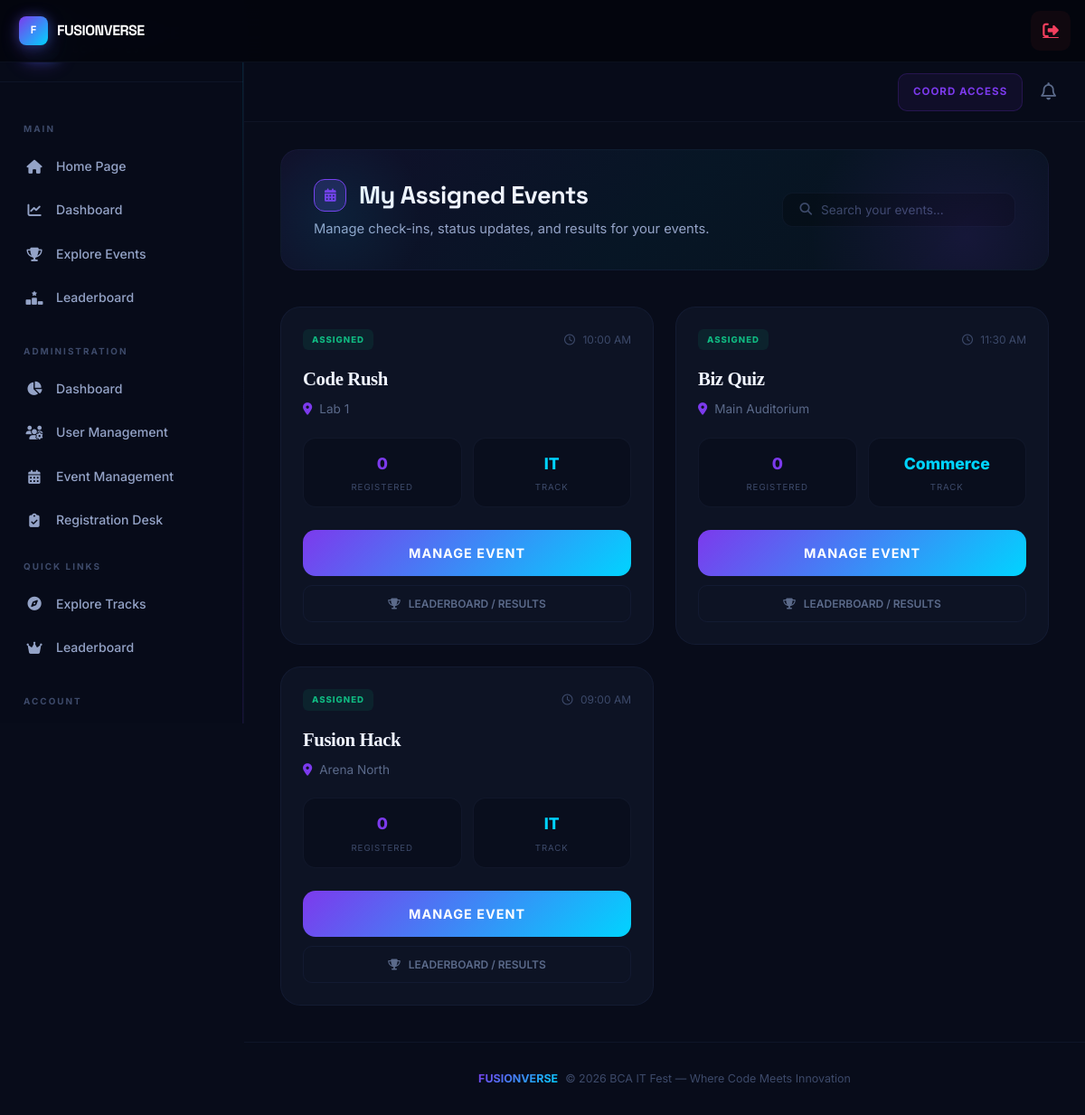
Page /coordinator.php (signed in) on the earlier database version.
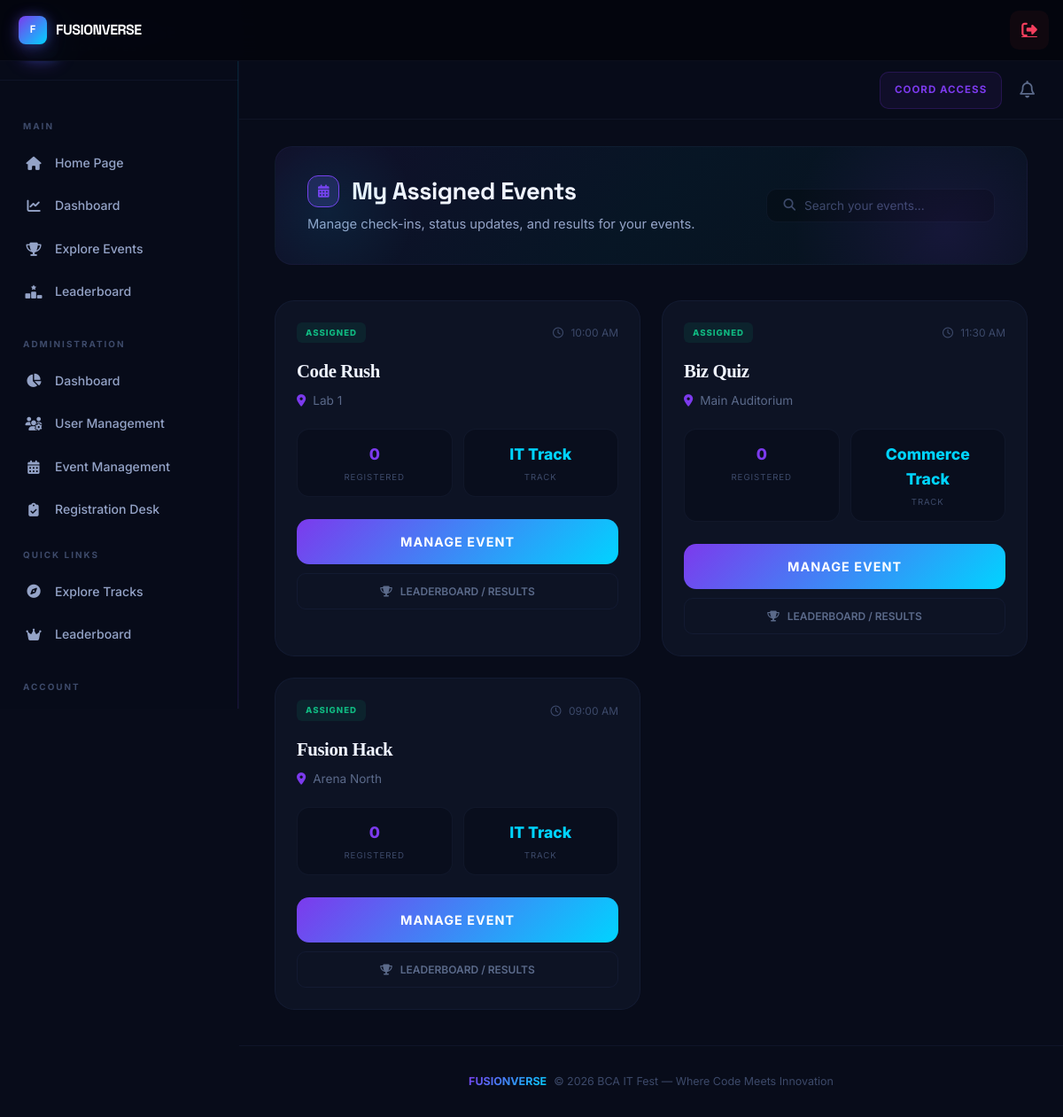
Same page on the later database version.
### tables this page shows
CREATE TABLE IF NOT EXISTS `events` (
  `id` int(11) NOT NULL AUTO_INCREMENT,
  `name` varchar(255) NOT NULL,
  `category` varchar(50) NOT NULL,
  `eligibility_stream` varchar(50) DEFAULT 'ALL',
  `description` text,
  `rules` text,
  `date` date DEFAULT NULL,
  `time` time DEFAULT NULL,
  `venue` varchar(255) DEFAULT NULL,
  `coordinator_name` varchar(255) DEFAULT NULL,
  `coordinator_phone` varchar(20) DEFAULT NULL,
  `coordinator_id` varchar(20) DEFAULT NULL,
  `max_participants` int(11) DEFAULT '0',
  `current_participants` int(11) DEFAULT '0',
  `image` varchar(255) DEFAULT NULL,
  `is_team_event` tinyint(1) DEFAULT '0',
  `min_team_size` int(11) DEFAULT '2',
  `max_team_size` int(11) DEFAULT '4',
  `status` enum('active','full','completed') DEFAULT 'active',
  `created_at` timestamp NOT NULL DEFAULT CURRENT_TIMESTAMP,
  PRIMARY KEY (`id`)
);

### coordinator.php (the view, shortened to what this page needs)
<?php
include 'includes/header.php';
$c_id = $_SESSION['user']['user_id'];
if ($_SESSION['user']['role'] === 'admin') {
    $stmt = $pdo->prepare("SELECT * FROM events ORDER BY date, time");
    $stmt->execute();
} else {
    $stmt = $pdo->prepare("SELECT * FROM events WHERE coordinator_id = ? ORDER BY date, time");
    $stmt->execute([$c_id]);
}
$assignedEvents = $stmt->fetchAll();
$active_event_id = $_GET['manage_event'] ?? null;
?>
<div style="padding: 30px 40px;">
    <div class="dashboard-header">
        <div class="header-content">
            <h1>
                <span class="brand-icon" style="background: rgba(99, 102, 241, 0.2); border: 1px solid var(--primary); color: var(--primary); width: 36px; height: 36px; font-size: 0.9rem;">
                    <i class="fa-solid fa-calendar-days"></i>
                </span>
                My Assigned Events
            </h1>
            <p>Manage check-ins, status updates, and results for your events.</p>
        </div>
        <div class="search-box">
            <i class="fa-solid fa-magnifying-glass"></i>
            <input type="text" placeholder="Search your events..." id="eventSearch">
        </div>
    </div>
</div>
<?php if (!$active_event_id): ?>
    <div class="events-grid-dash">
        <?php foreach($assignedEvents as $ev): ?>
            <?php
                $pst = $pdo->prepare("SELECT COUNT(*) FROM registrations WHERE event_id = ?");
                $pst->execute([$ev['id']]);
                $pCount = $pst->fetchColumn();
            ?>
            <div class="event-card-dash">
                <div style="display: flex; justify-content: space-between; align-items: center; margin-bottom: 20px;">
                    <span class="status-tag" style="background: rgba(16, 185, 129, 0.1); color: var(--success); padding: 4px 10px; border-radius: 6px; font-size: 0.6rem; font-weight: 800; text-transform: uppercase;">
                        ASSIGNED
                    </span>
                    <span style="font-size: 0.75rem; color: var(--text-dim);">
                        <i class="fa-regular fa-clock" style="margin-right: 5px;"></i> <?= date('h:i A', strtotime($ev['time'])) ?>
                    </span>
                </div>
                <h3 style="font-family: 'Outfit'; font-size: 1.3rem; margin-bottom: 10px;"><?= htmlspecialchars($ev['name']) ?></h3>
                <div style="font-size: 0.85rem; color: var(--text-muted); margin-bottom: 20px; display: flex; align-items: center; gap: 8px;">
                    <i class="fa-solid fa-location-dot" style="color: var(--primary);"></i>
                    <?= $ev['venue'] ?: 'Venue TBD' ?>
                </div>
                <div style="display: flex; gap: 12px; margin-bottom: 25px;">
                    <div class="stat-box-dash">
                        <span style="font-size: 1.1rem; font-weight: 800; color: var(--primary);"><?= $pCount ?></span>
                        <span style="font-size: 0.6rem; color: var(--text-dim); text-transform: uppercase; letter-spacing: 1px;">Registered</span>
                    </div>
                    <div class="stat-box-dash">
                        <span style="font-size: 1.1rem; font-weight: 800; color: var(--secondary);"><?= $ev['category'] ?></span>
                        <span style="font-size: 0.6rem; color: var(--text-dim); text-transform: uppercase; letter-spacing: 1px;">Track</span>
                    </div>
                </div>
                <a href="coordinator.php?manage_event=<?= $ev['id'] ?>" class="btn-start-dash" style="text-decoration: none; display: block; text-align: center; margin-bottom: 10px;">
                    MANAGE EVENT
                </a>
                <a href="coordinator.php?manage_event=<?= $ev['id'] ?>&view=results" style="text-decoration: none; display: block; text-align: center; color: var(--text-muted); font-size: 0.75rem; font-weight: 600; padding: 10px; border-radius: 10px; border: 1px solid var(--border); transition: 0.3s;" onmouseover="this.style.borderColor='var(--secondary)'; this.style.color='var(--text-main)'" onmouseout="this.style.borderColor='var(--border)'; this.style.color='var(--text-muted)'">
                    <i class="fa-solid fa-trophy" style="margin-right: 6px;"></i> LEADERBOARD / RESULTS
                </a>
            </div>
        <?php endforeach; ?>
    </div>
<?php endif; ?>
<?php include 'includes/footer.php'; ?>

Differences in the rows shown:
changed events "Code Rush": category "IT" → "IT Track"
changed events "Biz Quiz": category "Commerce" → "Commerce Track"
changed events "Fusion Hack": category "IT" → "IT Track"
